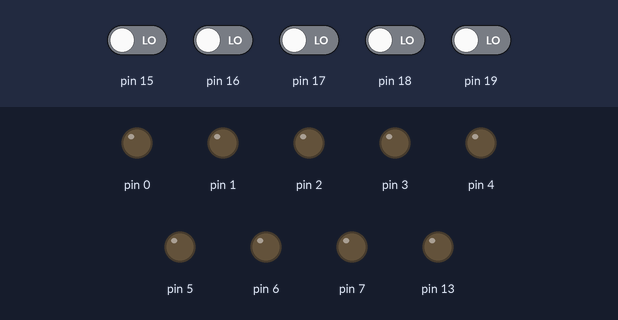
A sketch run on a simulated Arduino Uno, built with avr-gcc and run on an emulated ATmega328P. On the bench: output pins drawn as LEDs (lit = HIGH). Inputs (shaded band) come from the test bench; at power-on: pin 15–19 LOW.

Above: at 10.8 s.
10.9 s: pin 15 driven HIGH and pin 16 driven HIGH
At 16.0 s:
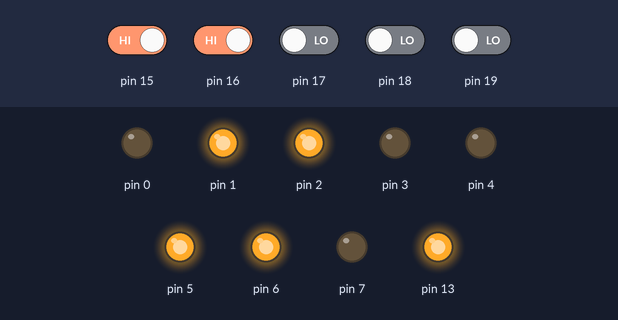
16.9 s: pin 15 driven LOW
At 21.0 s:
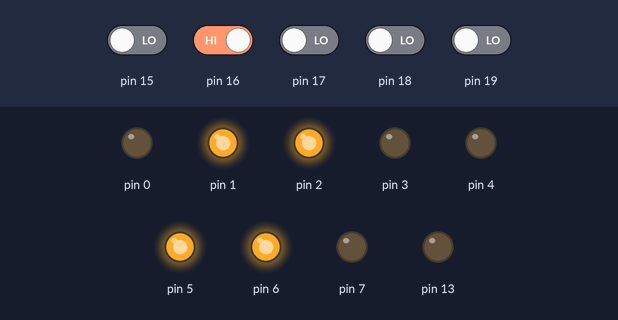
22.9 s: pin 15 driven HIGH
At 26.0 s:
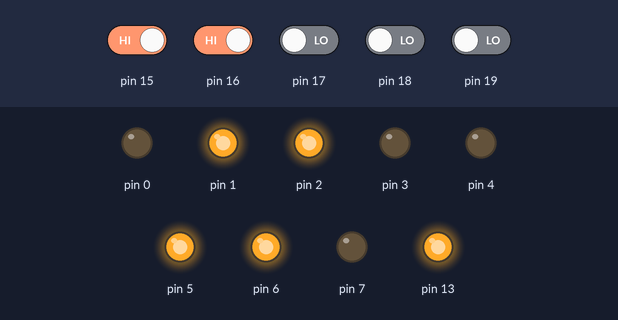
28.9 s: pin 16 driven LOW
At 31.0 s:
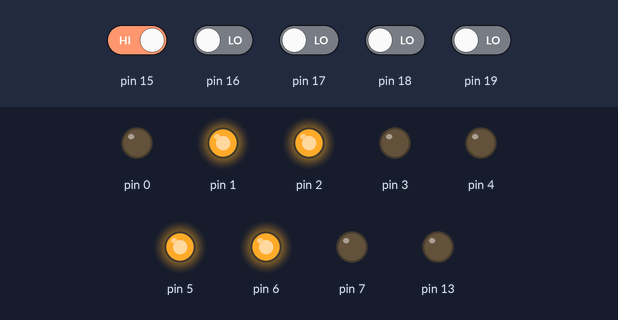
Timing chart, 0 to 32.5 s (numbered marks = the images above; inputs shaded):
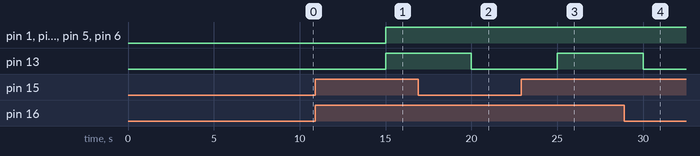

The sketch:

sketch_aug10a.ino
```cpp
bool A;bool B;bool C;bool D;bool E;bool Carry;bool Borrow;
void setup()
{
  pinMode(15,INPUT);
  pinMode(16,INPUT);
  pinMode(17,INPUT);
  pinMode(18,INPUT);
  pinMode(19,INPUT);
  pinMode(13,OUTPUT);
  DDRD = 0xFF;
}

void loop()
{
  PORTD == 0x00;
  digitalWrite (13,LOW);
  A = digitalRead(15);
  B = digitalRead(16);
  C = digitalRead(17);
  D = digitalRead(18);
  E = digitalRead(19);

  if(C == 1 && D == 1 && E == 1)
  {
    if(A == 1 && B == 1)
    {
      Carry = 1;
      digitalWrite(13, HIGH);
      PORTD = 0x66;
    }
  }
  if((C == 0 || D == 0) && E == 0)
  {
    if(A == 1 && B == 1)
    {
      Carry = 1;
      digitalWrite(13, HIGH);
      PORTD = 0x66;
    }
  }
  else
  {
    if(A == 0 && B == 1)
    {
      Borrow = 1;
      digitalWrite(13, HIGH);
      PORTD = 0x66;
    }
  }

  delay(5000);


}
```

Measured:
- after the input at 10.9 s, pin 1, pin 2, pin 5, pin 6, pin 13: LOW → HIGH after 4.1 s
- after the input at 16.9 s, pin 13: HIGH → LOW after 3.1 s
- after the input at 22.9 s, pin 13: LOW → HIGH after 2.1 s
- after the input at 28.9 s, pin 13: HIGH → LOW after 1.1 s
